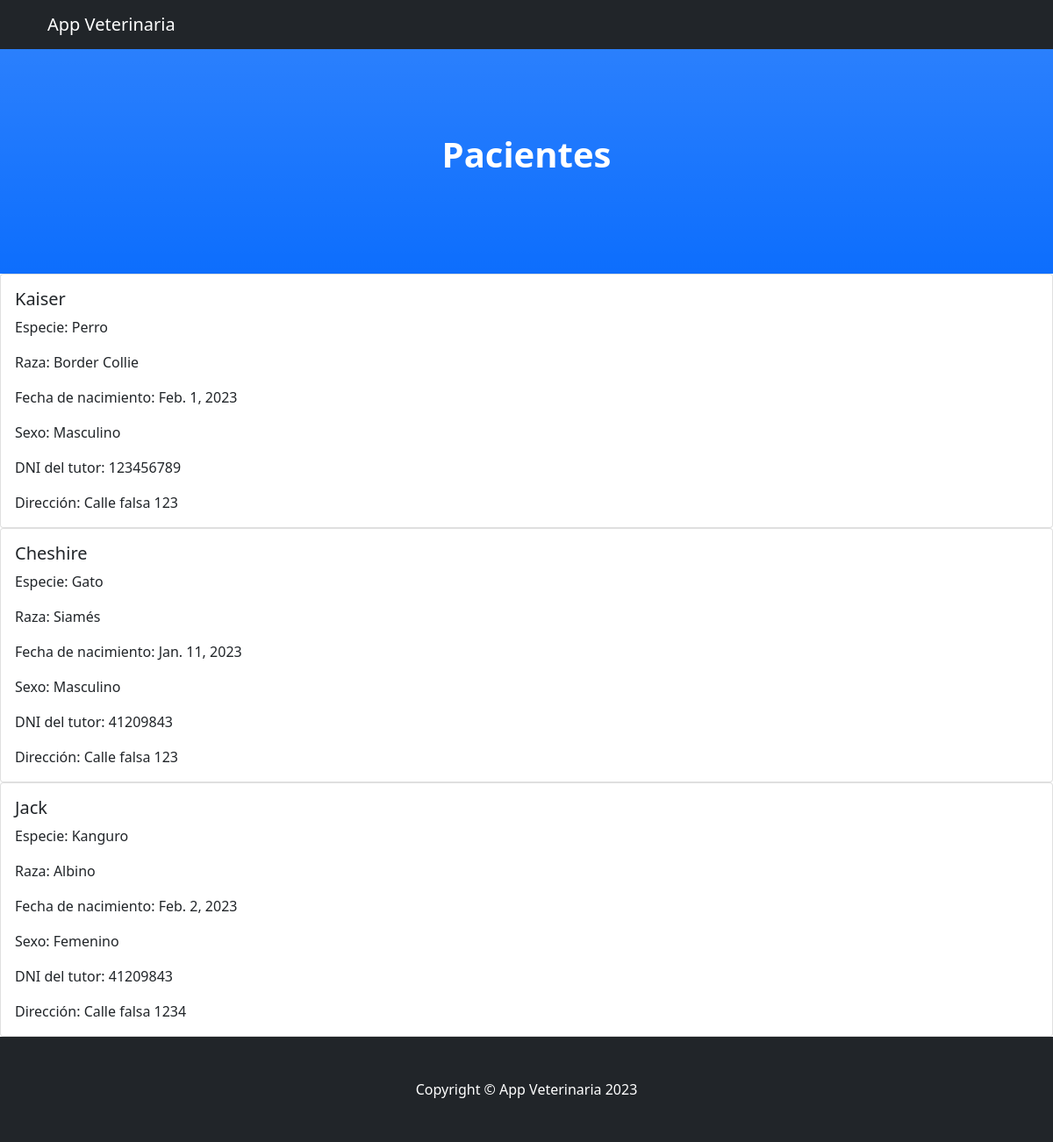
Page /AppVeterinaria/pacientes/ on the committed database.
### AppVeterinaria/models.py (models this page shows)
class Paciente (models.Model):
    especie = models.CharField(max_length=64)
    raza = models.CharField(max_length=64)
    nombre = models.CharField(max_length=64)
    fecha_nacimiento = models.DateField()
    sexo = models.CharField(max_length=20)
    esta_castrado = models.BooleanField()
    direccion = models.CharField(max_length=64)
    dni_tutor = models.CharField(max_length=9)

### AppVeterinaria/views.py (the view)
# urls.py: path('pacientes/', ver_pacientes, name="Pacientes"),
def ver_pacientes(request):
    pacientes = Paciente.objects.all()
    return render(request, "AppVeterinaria/verPacientes.html", {"pacientes": pacientes})

### AppVeterinaria/templates/AppVeterinaria/verPacientes.html
{% extends "AppVeterinaria/padre.html" %}
{% load static %}
{% block titulo %}
    Pacientes
{% endblock %}
{% block contenido %}
<div class="card-deck">
    {% for paciente in pacientes %}
    <div class="card">
      <div class="card-body">
        <h5 class="card-title">{{ paciente.nombre }}</h5>
        <p class="card-text">Especie: {{ paciente.especie }}</p>
        <p class="card-text">Raza: {{ paciente.raza }}</p>
        <p class="card-text">Fecha de nacimiento: {{ paciente.fecha_nacimiento }}</p>
        <p class="card-text">Sexo: {{ paciente.sexo }}</p>
        <p class="card-text">DNI del tutor: {{ paciente.dni_tutor }}</p>
        <p class="card-text">Dirección: {{ paciente.direccion }}</p>
      </div>
    </div>
  {% endfor %}
</div>
{% endblock %}

### rows in the picture
Paciente: nombre "Kaiser", especie "Perro", raza "Border Collie", fecha_nacimiento "Feb. 1, 2023", sexo "Masculino", dni_tutor "123456789", direccion "Calle falsa 123"
Paciente: nombre "Cheshire", especie "Gato", raza "Siamés", fecha_nacimiento "Jan. 11, 2023", sexo "Masculino", dni_tutor "41209843", direccion "Calle falsa 123"
Paciente: nombre "Jack", especie "Kanguro", raza "Albino", fecha_nacimiento "Feb. 2, 2023", sexo "Femenino", dni_tutor "41209843", direccion "Calle falsa 1234"
